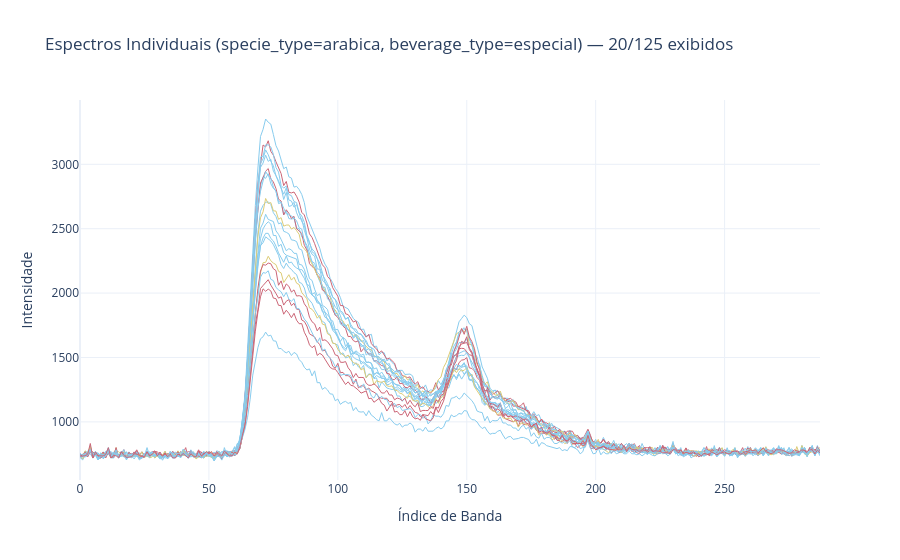

Notebook code for this chart:
### Code cell
copy  = df.copy()
copy.rename(columns={'fine class': 'subtype'}, inplace=True)

fig, total = plot_sample_variability(copy,
                                     sample_size=20,
                                     specie_type='arabica',
                                     beverage_type='especial',
                                     color_by='region')
fig.show()

### Figure 1 — Plotly figure (JSON) as saved in the notebook; plotly's stock layout.template omitted (floating-point values rounded to 4 significant figures; data arrays with more than 128 entries replaced by an {"elided": "..."} marker saying what was removed)
{"data": [{"hovertemplate": "region: mogiana<br>", "line": {"color": "rgb(136, 204, 238)", "width": 1}, "mode": "lines", "showlegend": false, "type": "scatter", "x": {"elided": "288 int values"}, "y": {"elided": "288 int values"}}, {"hovertemplate": "region: mogiana<br>", "line": {"color": "rgb(136, 204, 238)", "width": 1}, "mode": "lines", "showlegend": false, "type": "scatter", "x": {"elided": "288 int values"}, "y": {"elided": "288 int values"}}, {"hovertemplate": "region: mogiana<br>", "line": {"color": "rgb(136, 204, 238)", "width": 1}, "mode": "lines", "showlegend": false, "type": "scatter", "x": {"elided": "288 int values"}, "y": {"elided": "288 int values"}}, {"hovertemplate": "region: mogiana<br>", "line": {"color": "rgb(136, 204, 238)", "width": 1}, "mode": "lines", "showlegend": false, "type": "scatter", "x": {"elided": "288 int values"}, "y": {"elided": "288 int values"}}, {"hovertemplate": "region: mogiana<br>", "line": {"color": "rgb(136, 204, 238)", "width": 1}, "mode": "lines", "showlegend": false, "type": "scatter", "x": {"elided": "288 int values"}, "y": {"elided": "288 int values"}}, {"hovertemplate": "region: nao informado<br>", "line": {"color": "rgb(204, 102, 119)", "width": 1}, "mode": "lines", "showlegend": false, "type": "scatter", "x": {"elided": "288 int values"}, "y": {"elided": "288 int values"}}, {"hovertemplate": "region: nao informado<br>", "line": {"color": "rgb(204, 102, 119)", "width": 1}, "mode": "lines", "showlegend": false, "type": "scatter", "x": {"elided": "288 int values"}, "y": {"elided": "288 int values"}}, {"hovertemplate": "region: florão<br>", "line": {"color": "rgb(221, 204, 119)", "width": 1}, "mode": "lines", "showlegend": false, "type": "scatter", "x": {"elided": "288 int values"}, "y": {"elided": "288 int values"}}, {"hovertemplate": "region: mogiana<br>", "line": {"color": "rgb(136, 204, 238)", "width": 1}, "mode": "lines", "showlegend": false, "type": "scatter", "x": {"elided": "288 int values"}, "y": {"elided": "288 int values"}}, {"hovertemplate": "region: mogiana<br>", "line": {"color": "rgb(136, 204, 238)", "width": 1}, "mode": "lines", "showlegend": false, "type": "scatter", "x": {"elided": "288 int values"}, "y": {"elided": "288 int values"}}, {"hovertemplate": "region: nao informado<br>", "line": {"color": "rgb(204, 102, 119)", "width": 1}, "mode": "lines", "showlegend": false, "type": "scatter", "x": {"elided": "288 int values"}, "y": {"elided": "288 int values"}}, {"hovertemplate": "region: mogiana<br>", "line": {"color": "rgb(136, 204, 238)", "width": 1}, "mode": "lines", "showlegend": false, "type": "scatter", "x": {"elided": "288 int values"}, "y": {"elided": "288 int values"}}, {"hovertemplate": "region: mogiana<br>", "line": {"color": "rgb(136, 204, 238)", "width": 1}, "mode": "lines", "showlegend": false, "type": "scatter", "x": {"elided": "288 int values"}, "y": {"elided": "288 int values"}}, {"hovertemplate": "region: mogiana<br>", "line": {"color": "rgb(136, 204, 238)", "width": 1}, "mode": "lines", "showlegend": false, "type": "scatter", "x": {"elided": "288 int values"}, "y": {"elided": "288 int values"}}, {"hovertemplate": "region: florão<br>", "line": {"color": "rgb(221, 204, 119)", "width": 1}, "mode": "lines", "showlegend": false, "type": "scatter", "x": {"elided": "288 int values"}, "y": {"elided": "288 int values"}}, {"hovertemplate": "region: nao informado<br>", "line": {"color": "rgb(204, 102, 119)", "width": 1}, "mode": "lines", "showlegend": false, "type": "scatter", "x": {"elided": "288 int values"}, "y": {"elided": "288 int values"}}, {"hovertemplate": "region: mogiana<br>", "line": {"color": "rgb(136, 204, 238)", "width": 1}, "mode": "lines", "showlegend": false, "type": "scatter", "x": {"elided": "288 int values"}, "y": {"elided": "288 int values"}}, {"hovertemplate": "region: mogiana<br>", "line": {"color": "rgb(136, 204, 238)", "width": 1}, "mode": "lines", "showlegend": false, "type": "scatter", "x": {"elided": "288 int values"}, "y": {"elided": "288 int values"}}, {"hovertemplate": "region: mogiana<br>", "line": {"color": "rgb(136, 204, 238)", "width": 1}, "mode": "lines", "showlegend": false, "type": "scatter", "x": {"elided": "288 int values"}, "y": {"elided": "288 int values"}}, {"hovertemplate": "region: nao informado<br>", "line": {"color": "rgb(204, 102, 119)", "width": 1}, "mode": "lines", "showlegend": false, "type": "scatter", "x": {"elided": "288 int values"}, "y": {"elided": "288 int values"}}], "layout": {"showlegend": false, "title": {"text": "Espectros Individuais (specie_type=arabica, beverage_type=especial) — 20/125 exibidos"}, "xaxis": {"title": {"text": "Índice de Banda"}}, "yaxis": {"title": {"text": "Intensidade"}}}}
